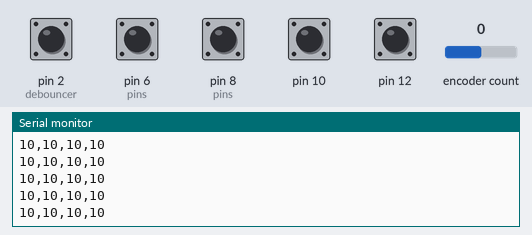
The sketch below on a simulated Arduino Mega 2560, built with avr-gcc and run on an emulated ATmega2560. Parts: the last lines printed to the serial monitor. The test bench sets the inputs (shaded band); at power-on: pin 2 (debouncer), pin 6 (pins), pin 8 (pins), pin 10, pin 12 HIGH, encoder count 0.

Above: at 1.2 s.
1.3 s: pin 2 (debouncer) pulled LOW for 0.15 s
4.4 s: pin 6 (pins) pulled LOW for 1 s
At 5.3 s:
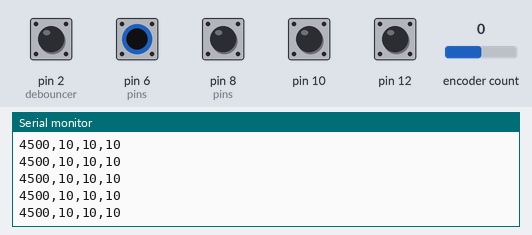
8.4 s: pin 8 (pins) pulled LOW for 1 s
At 9.0 s:
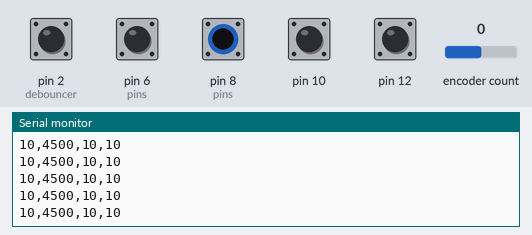
12.4 s: pin 12 pulled LOW for 1 s
At 13.4 s:
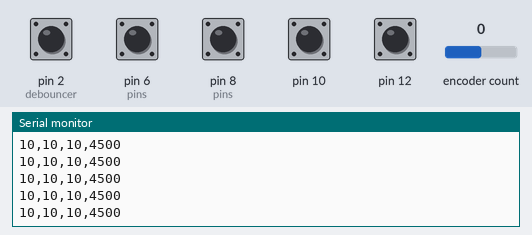

The sketch:

CapOverSerial.ino
```cpp
#include <CapacitiveSensor.h>
#include <Encoder.h>
#include <elapsedMillis.h>
#include <Bounce2.h>

#define minScale 1
#define maxScale 255
#define raw 1
#define numSensors 4
#define sendPin 23

CapacitiveSensor cs[4] = {
  CapacitiveSensor(17, 6), // 10M resistor between pins 5 & 6, pin 6 is sensor pin, add a wire and or foil if desired
  CapacitiveSensor(16, 8),
  CapacitiveSensor(15, 10),
  CapacitiveSensor(14, 12),
};

Encoder dial(3,4);
Bounce debouncer = Bounce();

elapsedMillis timeElapsed;

long lasts[4] = {
  0,0,0,0
};

long thresholds[4] = {
  0,0,0,0
};

int pins[4] = {
  6, 7, 8, 9
};
float thresholdMargin = 1.1;
long scale;

float cof = 0.4;

void setup(){

  pinMode(2,INPUT_PULLUP);
  pinMode(3,INPUT_PULLUP);
  pinMode(4,INPUT_PULLUP);

  debouncer.attach(2);
  debouncer.interval(10);

  for(int i=0; i<8; i++){
     cs[i].set_CS_AutocaL_Millis(0xFFFFFFFF);     // turn off autocalibrate on channel 1 - just as an example
     cs[i].set_CS_Timeout_Millis(500);
   }

   Serial.begin(115200);
}

void loop(){
    debouncer.update();
    timeElapsed = 0;
    if( debouncer.fell() ){
      for(int i=0; i<numSensors; i++){
        thresholds[i] = thresholdMargin * lasts[i];
      }

    }else if(debouncer.read() == LOW){
      for(int i=0; i<numSensors; i++){
        thresholds[i] = max(thresholdMargin * lasts[i], thresholds[i]);
      }
    }


    scale = dial.read();
    if( scale < minScale ){
      dial.write(scale=minScale);
    }
    if( scale > maxScale ){
      dial.write(scale=maxScale);
    }


  for(int i=0; i<numSensors; i++){
    long total =  cs[i].capacitiveSensor(30);
    //long total = 0;
    long temp = lasts[i] + cof * (total - lasts[i]);
    long adjustedVal = scale * sqrt(max(temp-thresholds[i],0));
    if (i!=0)
      Serial.print(",");
      #if raw
        Serial.print(total);
      #else
        Serial.print(min(255, adjustedVal ));
      #endif
    lasts[i] = temp;
   }
   Serial.println("");

  /*
    long delayDuration = 40-timeElapsed;
    if( delayDuration > 0 ){
      delay(delayDuration);                             // arbitrary delay to limit data to serial port
    }
    */

    /*for(int i=0; i<8; i++){
      pinMode(pins[i], OUTPUT);
      digitalWrite(pins[i], LOW);
      }

    delay(5);

    for(int i=0; i<8; i++){
      pinMode(pins[i], INPUT);
      }*/

}

//thereshold is subtractor from values, inverse square law 1\r2, logarthmic, swaure root it, have cooeficient, foil ground plane, grounding of building
//numpy 2d array
//header pins, enamel wire

//get enamel wire
//tape up cardboard
//connect cardboard to arduino
//run arduino code

//run python code
//code python code so all 8 lines are plotted
//get it running on Pi
//ground it
//notes are: A3, B3, D4, E4, F#4, A4, B4, D5
//one thing we can do is to loop it out the botom and top
//send pin would go out on a second
```

Measured:
- after the input at 4.4 s, the serial monitor: prints a new line at once (image 1)
- after the input at 8.4 s, the serial monitor: prints a new line at once (image 2)
- after the input at 12.4 s, the serial monitor: prints a new line at once (image 3)
